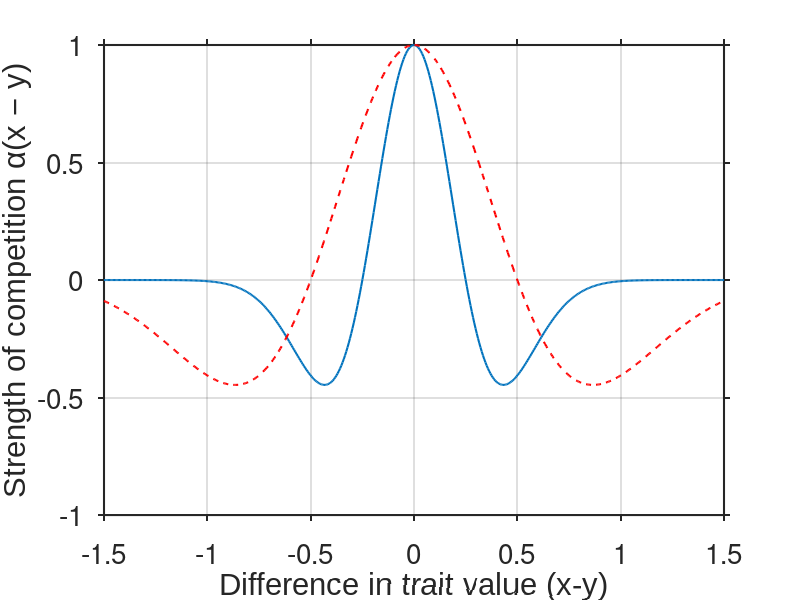

The MATLAB source for this figure: (Note: this script raises an error after producing the figure.)
%%Alice Henman%%
%%Evolutionary Branching in Models for Symmetric and Asymmetric
%%Competition%%

%%Default graphing layout from Dennis
set(0,'defaultTextFontName', 'Arial');
set(0,'defaultaxesfontsize', 20); % 25 for 1X3, 20 for 1X2 figures
%set(0,'defaultLegendInterpreter','latex');
set(0,'defaultAxesTickLabelInterpreter','none');
set(0,'defaulttextinterpreter','none');
set(0,'defaultAxesXGrid','off');
set(0,'defaultAxesYGrid','off');
set(0,'defaultAxesTickDir','out');
set(0,'defaultAxesLineWidth',1.5);

%% (Mexican hat) Wavelet Competition function

% z represents x-y
z=linspace(-1.5,1.5,500);

%parameters
sigma = 0.25; %0.5;%width
sigma0 = 0.5;
beta0 = 0;   %symmetrical
beta1 = 1.5; %asymmetric

function alpha=alpha(x,y,sigma,beta)
    alpha = exp(sigma.^2.*beta.^2/2).* ...
(1.-((x-y+sigma.^2.*beta)./sigma).^2).*exp(-(x-y+sigma.^2.*beta).^2./(2*sigma^2));
end
%The beta parameter can add asymmetry to the competition
%but I'm just keeping it as beta=0 for now

%z=x-y
figure;
%Plots of competition for 2 different widths
plot(z,alpha(z,0,sigma,beta0),'DisplayName', sprintf('σ_α = %.2f',sigma), ...
    "LineWidth",1.5);
hold on;
plot(z,alpha(z,0,sigma0,beta0),'r--','DisplayName', sprintf('σ_α = %.2f',sigma0), ...
    "LineWidth",1.5);
xlabel('Difference in trait value (x-y)');
ylabel('Strength of competition α(x − y)');
grid on;
ax=gca;
ax.FontSize = 20;
legend(FontSize=20);
legend('boxoff');

%% Double Gaussian Carrying capacity K(x)
function Gauss=G(sigma,x0,x)
    Gauss = exp(-(x-x0).^2./(2*sigma^2));
end

function K=K(C1,C2,sigma1,sigma2,x0,x)
    K = C1*G(sigma1,x0,x)-C2*G(sigma2,x0,x);
end

%Parameters
C1 = 2.5;
C2 = 2;
sigma1 = 0.3;%0.5;%
sigma2 = 0.15;%0.35;%
x0 = 1.5;

x=linspace(0,3,500);

figure;
plot(x,K(C1,C2,sigma1,sigma2,x0,x),'r--',"LineWidth",1.5);
hold on;
xlabel('Trait value x');
ylabel('Carrying Capacity, K(x)');
grid on;
ax=gca;
ax.FontSize = 20;
legend("boxoff");

%% The Mathssss (The PIP)

%Parameters
r=rand+0.001; %growth rate
%stable strategies
x2=x0+sqrt(2*sigma1^2*sigma2^2*log(C1*sigma2^2/(C2*sigma1^2))/(sigma2^2-sigma1^2));
x3=x0-sqrt(2*sigma1^2*sigma2^2*log(C1*sigma2^2/(C2*sigma1^2))/(sigma2^2-sigma1^2));

h1=plot(x0*ones(1,2),[0,1.5],'k-');
h2=plot(x2*ones(1,2),[0,1.5],'r-.');
h3=plot(x3*ones(1,2),[0,1.5],'b--');
legend([h1,h2,h3], {sprintf('x_0 = %.2f', x0) sprintf('x_0+x_1 = %.2f', x2) sprintf('x_0-x_1 = %.2f', x3)});

%Invasion fitness
f = @(x,y) r*(1-alpha(y,x,sigma,beta0).*K(C1,C2,sigma1,sigma2,x0,x) ...
    ./K(C1,C2,sigma1,sigma2,x0,y));

y = linspace(0.5,2.5,500);
[x,y] = meshgrid(y, y);
F = f(x,y);

figure
hold on
% PIP
contourf(x,y,F>0,1,'LineStyle','none')
contour(x,y,F,[0 0],'k','LineWidth',2) %black line for f=0
colormap([1 1 1; 0.6 0.9 0.3]); %green for f>0 white for f<0
xlabel('$\textsf{Resident trait value}$ ($x$)','Interpreter','latex','FontSize',17);
ylabel('$\textsf{Mutant trait value}$ ($y$)','Interpreter','latex','FontSize',17);
title(['PIP for σ_{α} = ',num2str(sigma)],'Interpreter','tex');

h1=plot(x0*ones(1,2),[0.5,y(end)],'k-');
h2=plot(x2*ones(1,2),[0.5,y(end)],'r-.');
h3=plot(x3*ones(1,2),[0.5,y(end)],'b--');

legend(Location="northwest");
legend([h1,h2,h3], {sprintf('x_0 = %.2f', x0) sprintf('x_0+x_1 = %.2f', x2) sprintf('x_0-x_1 = %.2f', x3)});
axis equal
box on

%% Plot to show that the conditions for branching are satisfied
figure;
z=linspace(0.001,1,1000); %range of sigmak1 and k2
[sk1,sk2] = meshgrid(z,z);
C=C1/C2; %ratio of C1/C2>1
h = @(x,y) 3*(y.^2-x.^2)./(2.*log(C*y.^2./x.^2));
H=h(sk1,sk2); %values of the RHS of branching condition
[h,w]=size(H);
for i = 2:h
    for j = 1:i
        if i>=j
            H(i,j)=-3;%makes sure all values with sigmak1<k2 are undefined
        end
    end
end
hlims=[-3 3]; %stops large values drowning out small variations close to 0
imagesc(z,z,H,hlims);
hold on;
cmap = [abyss;autumn];%makes difference between positive and negative obvious
colormap(cmap); 
colorbar;
%Marks all negatives as undefined, makes it obvious that values of "3"
%could be bigger
colorbar('Ticks',[-1.5,0,0.5,1,1.5,2,2.5,3],...
         'TickLabels',{'undefined','0','0.5','1','1.5','2','2.5','3+'})
xlabel("\sigma_{k1}",'Interpreter','tex');
ylabel("\sigma_{k2}",'Interpreter','tex');
set(gca,'YDir','normal'); %makes axis look normal
% title('C* colour plot on \sigma_{k1},\sigma_{k2} axis','Interpreter','tex');

%% Example PIP to show branching conditions
Y = linspace(1,1.48,500);
X = linspace(1,2*x3-1,500);
[x,y] = meshgrid(Y, Y);
F = f(x,y);

figure
hold on

contourf(x,y,F>0,1,'LineStyle','none')
contour(x,y,F,[0 0],'k','LineWidth',2) %black line for f=0
colormap([1 1 1; 0.6 0.9 0.3]); %green for f>0 white for f<0
xlabel('$\textsf{Resident trait value}$ ($x$)','Interpreter','latex','FontSize',17);
ylabel('$\textsf{Mutant trait value}$ ($y$)','Interpreter','latex','FontSize',17);
%title(['PIP for σ_{α} = ',num2str(sigma)],'Interpreter','tex');

h1=plot(x3*ones(1,2),[1,y(end)],'k-');
h2=plot((x3+0.05)*ones(1,2),[1,x3-0.05],'b:');
h3=plot((x3-0.05)*ones(1,2),[1,x3+0.05],'r-.');
h4=plot([1,x3-0.05],(x3+0.05)*ones(1,2),'b:');
h5=plot([1,x3+0.05],(x3-0.05)*ones(1,2),'r-.');
h6=plot(X,2*x3-X,'--',LineWidth=1.5);

plot(x3+0.05,x3-0.05,'k.','MarkerSize',18);
plot(x3-0.05,x3+0.05,'k.','MarkerSize',18);
text(x3+0.05,x3-0.05,"$f_{x'}(y')>0$",'Interpreter','latex','FontSize',18,'VerticalAlignment','bottom');
text(x3-0.05,x3+0.05,"$f_{x'}(y')>0$",'Interpreter','latex','FontSize',18,'HorizontalAlignment','right','VerticalAlignment','top');

%legend(Location="northwest");
legend([h1,h2,h3,h6], {sprintf('$x^*$') sprintf("$x'$") sprintf("$y'$") sprintf("$y=2x^*-x$")},'Interpreter','latex');
axis equal
set(gca,'XTick',[], 'YTick', [])
box on

%% PIP with trait substitution sequence added

% Parameters
n_steps = 20; % number of mutations
step_size = 0.15;
initial_trait = 1;

% Trait values and meshgrid
traits = linspace(1,2,200);
[X,Y] = meshgrid(traits, traits);

% Simulate TSS
[residents, mutants] = simulate_tss_single_mutant(initial_trait, n_steps, step_size, traits, f);

% Compute PIP
pip = f(X, Y);

% Plot PIP and TSS
figure;
hold on;
scatter(residents(1), residents(1), 250, 'k','filled',...
    'MarkerEdgeColor','k');
contour(X, Y, pip, [0 0], 'LineWidth', 2);

%contour(X, Y, pip, [-10 0 10], 'LineColor', 'none', 'FaceAlpha',0.7);
scatter(residents(1:end-1), mutants, 110,'filled'); % Mutant steps
scatter(residents, residents, 110,'filled'); % Resident steps
scatter(residents(end), residents(end), 180, 'red','filled',...
    'MarkerEdgeColor','k');
xlabel('Resident trait');
ylabel('Mutant trait');
title('Trait Substitution Sequence on Pairwise Invasibility Plot');
legend('Starting trait value','PIP (zero invasion fitness)','Mutant trait','Resident trait',...
    'final trait value','Location','northeast');
hold off;

% Compute the PIP
function [residents, mutants] = simulate_tss_single_mutant(initial_trait, n_steps, step_size, traits, f)
    residents = zeros(n_steps+1, 1);
    mutants = zeros(n_steps, 1);
    residents(1) = initial_trait;
    for i = 1:n_steps
        res = residents(i);
        % Generate a single candidate mutant nearby
        mut = res + (2*rand-1) * step_size;
        mut = min(max(mut, traits(1)), traits(end));
        mutants(i) = mut;
        % If mutant is successful, update resident; else, resident doesn't change
        if f(res, mut) > 0
            residents(i+1) = mut;
        else
            residents(i+1) = res;
        end
    end
end
